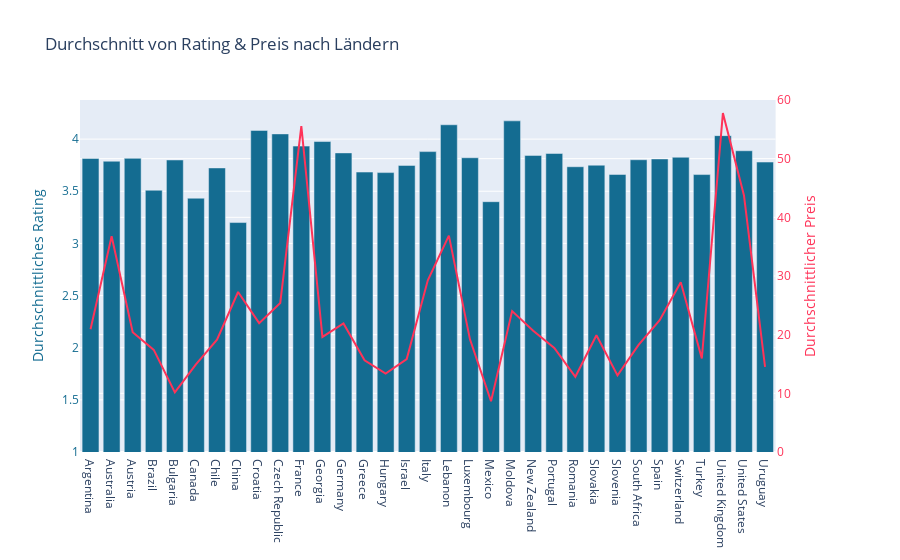

This figure's notebook cell:
### Code cell
# Plot: Average Price per Country UND average Rating per country
fig = go.Figure()
fig = make_subplots(specs=[[{"secondary_y": True}]])
df_avg_prices = df.groupby("Country")["Price"].mean().reset_index()
df_avg_ratings = df.groupby("Country")["Rating"].mean().reset_index()

fig.add_trace(go.Bar(x=df_avg_ratings["Country"], y=df_avg_ratings["Rating"], marker=dict(color="#146c91")),secondary_y=False)

fig.add_trace(go.Scatter(x=df_avg_prices["Country"],y=df_avg_prices["Price"],marker=dict(color="#FF3358")),secondary_y=True)

min_avg_rating = df_avg_ratings["Rating"].min()
max_avg_rating = df_avg_ratings["Rating"].max()
fig.update_yaxes(title_text="Durchschnittliches Rating", range=[1,max_avg_rating + 0.2], secondary_y=False, title_font=dict(color="#146c91"),
tickfont=dict(color="#146c91"))
fig.update_yaxes(title_text="Durchschnittlicher Preis", range=[0,60],secondary_y=True, title_font=dict(color="#FF3358"),
    tickfont=dict(color="#FF3358"))
fig.update_layout(title="Durchschnitt von Rating & Preis nach Ländern", showlegend=False)

fig.show()

### Figure 1 — Plotly figure (JSON) as saved in the notebook; plotly's stock layout.template omitted (floating-point values rounded to 4 significant figures)
{"data": [{"marker": {"color": "#146c91"}, "type": "bar", "x": ["Argentina", "Australia", "Austria", "Brazil", "Bulgaria", "Canada", "Chile", "China", "Croatia", "Czech Republic", "France", "Georgia", "Germany", "Greece", "Hungary", "Israel", "Italy", "Lebanon", "Luxembourg", "Mexico", "Moldova", "New Zealand", "Portugal", "Romania", "Slovakia", "Slovenia", "South Africa", "Spain", "Switzerland", "Turkey", "United Kingdom", "United States", "Uruguay"], "xaxis": "x", "y": [3.815, 3.788, 3.816, 3.51, 3.8, 3.433, 3.724, 3.2, 4.083, 4.05, 3.933, 3.977, 3.868, 3.684, 3.679, 3.748, 3.88, 4.138, 3.821, 3.4, 4.175, 3.844, 3.862, 3.735, 3.75, 3.661, 3.802, 3.81, 3.826, 3.66, 4.033, 3.888, 3.78], "yaxis": "y"}, {"marker": {"color": "#FF3358"}, "type": "scatter", "x": ["Argentina", "Australia", "Austria", "Brazil", "Bulgaria", "Canada", "Chile", "China", "Croatia", "Czech Republic", "France", "Georgia", "Germany", "Greece", "Hungary", "Israel", "Italy", "Lebanon", "Luxembourg", "Mexico", "Moldova", "New Zealand", "Portugal", "Romania", "Slovakia", "Slovenia", "South Africa", "Spain", "Switzerland", "Turkey", "United Kingdom", "United States", "Uruguay"], "xaxis": "x", "y": [20.92, 36.78, 20.41, 17.4, 10.15, 14.93, 19.14, 27.28, 21.97, 25.4, 55.54, 19.61, 21.91, 15.64, 13.37, 15.84, 29.26, 36.89, 19.2, 8.65, 24.03, 20.66, 17.75, 12.82, 19.9, 13.05, 18.26, 22.48, 28.95, 15.96, 57.77, 43.72, 14.49], "yaxis": "y2"}], "layout": {"showlegend": false, "title": {"text": "Durchschnitt von Rating & Preis nach Ländern"}, "xaxis": {"anchor": "y", "domain": [0, 0.94]}, "yaxis": {"anchor": "x", "domain": [0, 1], "range": [1, 4.375], "tickfont": {"color": "#146c91"}, "title": {"font": {"color": "#146c91"}, "text": "Durchschnittliches Rating"}}, "yaxis2": {"anchor": "x", "overlaying": "y", "range": [0, 60], "side": "right", "tickfont": {"color": "#FF3358"}, "title": {"font": {"color": "#FF3358"}, "text": "Durchschnittlicher Preis"}}}}
